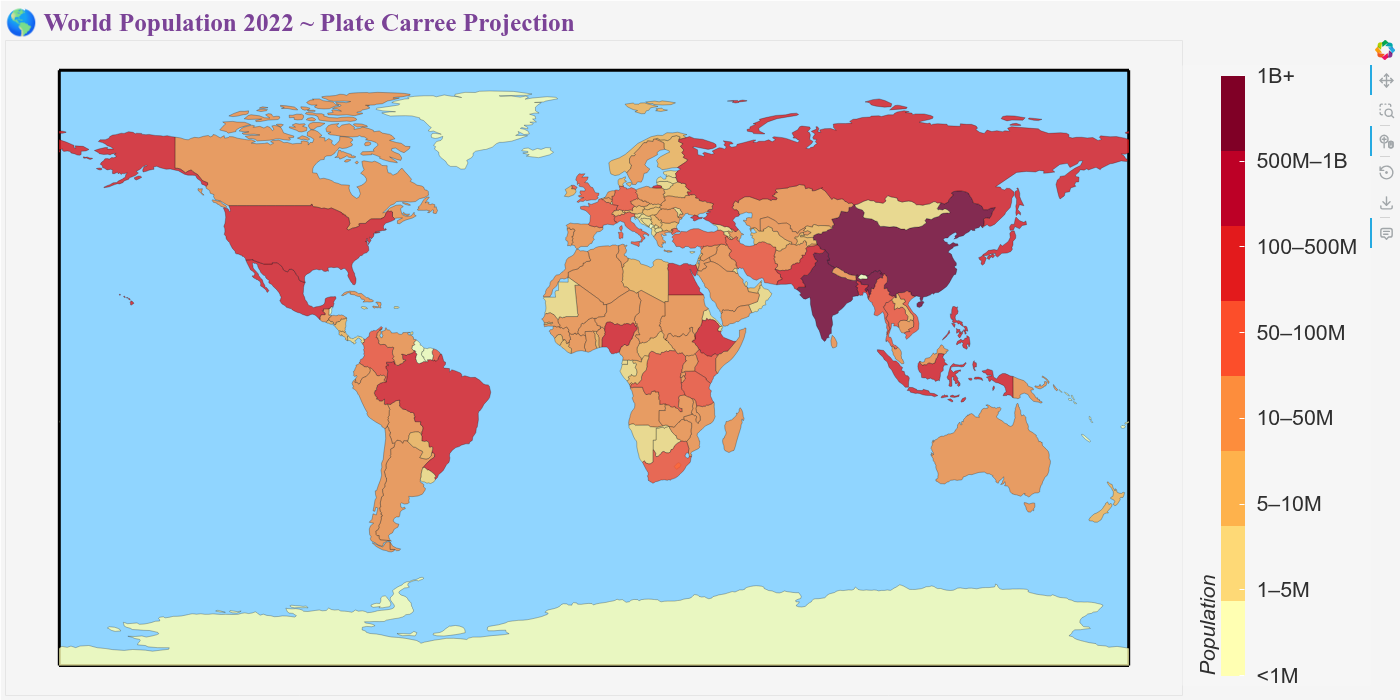

Python code for this plot:

from butils import *

# READ DATA
pop_data = requests.get("https://raw.githubusercontent.com/mixstam1821/bokeh_showcases/refs/heads/main/assets0/pop2022.json").json()
url = "https://raw.githubusercontent.com/python-visualization/folium/master/examples/data/world-countries.json"
world_geo = requests.get(url).json()

# Convert to dict for fast lookup
pop_dict = {item['name']: item['value'] for item in pop_data}

# Assign population to GeoJSON
for feature in world_geo['features']:
    country = feature['properties']['name']
    value = pop_dict.get(country, None)
    
    # Country name fallbacks
    if value is None:
        if country == 'United States of America': 
            value = pop_dict.get('United States')
        elif country == 'Russian Federation': 
            value = pop_dict.get('Russia')
        elif country == 'Czech Republic': 
            value = pop_dict.get('Czech Rep.')
        elif country == "Democratic Republic of the Congo": 
            value = pop_dict.get("Dem. Rep. Congo")
        elif country == "Republic of the Congo": 
            value = pop_dict.get("Congo")
        elif country == "Korea, Republic of": 
            value = pop_dict.get("Korea")
        elif country == "Egypt, Arab Rep.": 
            value = pop_dict.get("Egypt")
    
    feature['properties']['population'] = value

# PLOT 1: Plate Carree Projection
projection = ccrs.PlateCarree()
projName = "Plate Carree"
palette = ["#ffffb2", "#fed976", "#feb24c", "#fd8d3c", "#fc4e2a", "#e31a1c", "#bd0026", "#800026"]
bin_edges = [0, 1e6, 5e6, 1e7, 5e7, 1e8, 5e8, 1e9, 2e9]
bin_labels = ["<1M", "1–5M", "5–10M", "10–50M", "50–100M", "100–500M", "500M–1B", "1B+"]

p1 = plot_world_choropleth(world_geo, projection, projName,
                           value_col='population',
                           palette=palette,
                           bin_labels=bin_labels,
                           bin_edges=bin_edges,
                           use_natural_earth=True,
                           title="🌎 World Population 2022 ~ Plate Carree Projection",
                           legend_title='Population',
                           tooltip_label='Population')

save_plot(p1, "output/geo_01")
